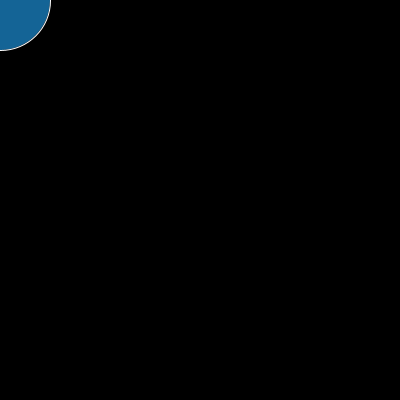
Frame 1 (no input)
Frame 60 (the mouse pressed at the canvas centre just before this capture): identical to frame 1, image omitted
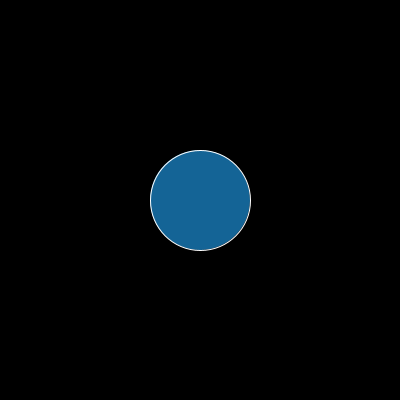
Frame 120 (the mouse held since frame 60 and released just before this capture)

The Processing sketch that drew these frames (run headless with seeded random() and noise(); from frame 60 on, the mouse is pressed at the canvas centre):

// Processing sketch: Cerchio_mouse
// ── Cerchio_mouse.pde
void setup()
{
  size(400,400);
  stroke(255);
  fill(20,100,150);
  ellipse(width/2,height/2,100,100);
}
void draw()
{
  background(0);
  ellipse(mouseX,mouseY,100,100);
}
